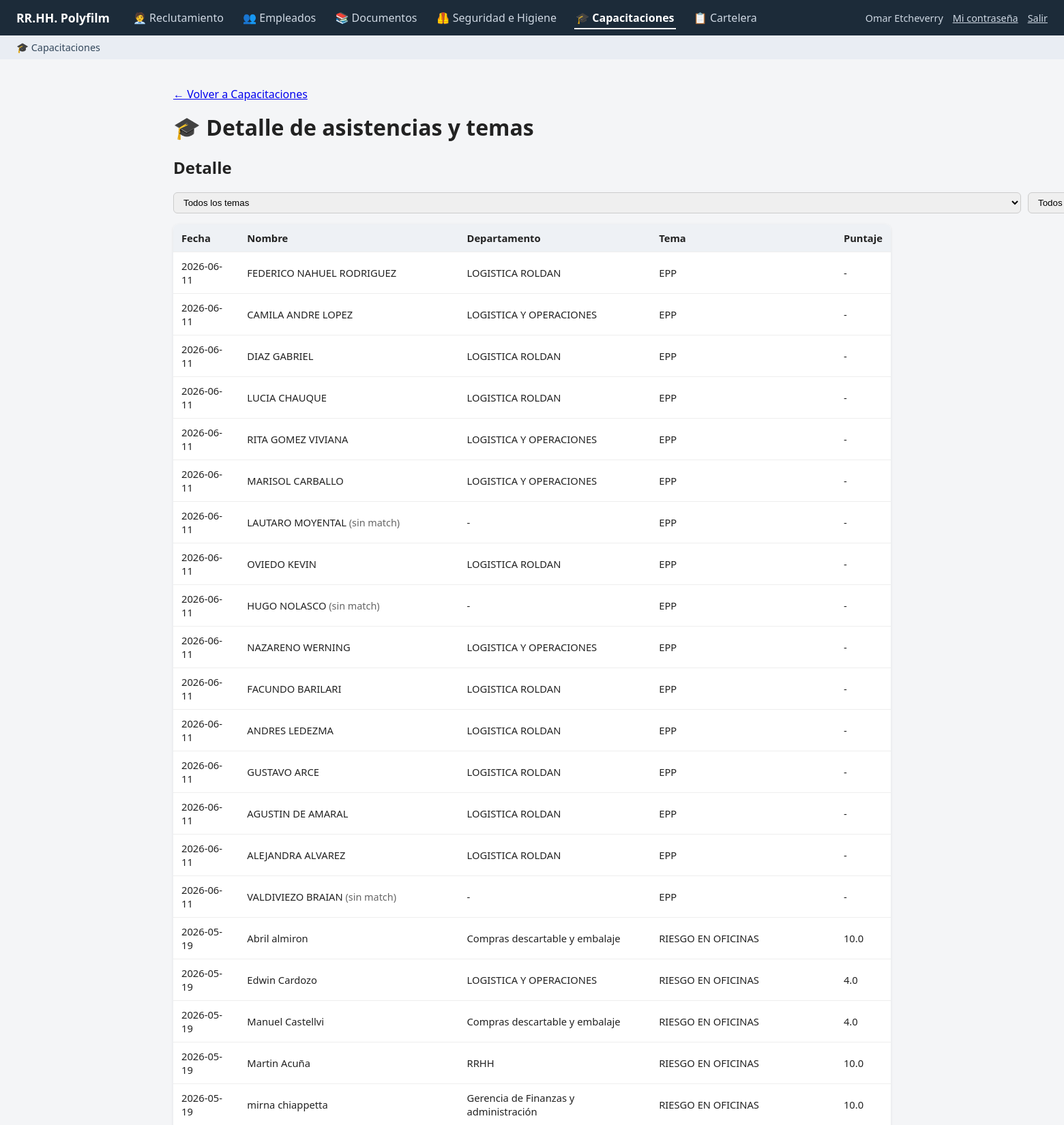
Screenshot of /capacitaciones/detalle (signed in, upper part) with the database file from the repository.
### tables this page shows
CREATE TABLE usuarios (
            id INTEGER PRIMARY KEY AUTOINCREMENT,
            nombre TEXT NOT NULL,
            usuario TEXT UNIQUE NOT NULL,
            password_hash TEXT NOT NULL,
            salt TEXT NOT NULL,
            es_admin INTEGER NOT NULL DEFAULT 0,
            activo INTEGER NOT NULL DEFAULT 1,
            fecha_creacion TEXT NOT NULL DEFAULT (datetime('now', 'localtime'))
        , email TEXT, debe_cambiar_password INTEGER NOT NULL DEFAULT 0);

CREATE TABLE capacitaciones_registros (
            id INTEGER PRIMARY KEY AUTOINCREMENT,
            tema_id INTEGER NOT NULL REFERENCES capacitaciones_temas(id) ON DELETE CASCADE,
            empleado_id INTEGER REFERENCES empleados(id),
            nombre_original TEXT NOT NULL,
            fecha TEXT NOT NULL,
            puntuacion REAL,
            observaciones TEXT,
            fecha_carga TEXT NOT NULL DEFAULT (datetime('now', 'localtime')),
            UNIQUE(tema_id, nombre_original, fecha)
        );

CREATE TABLE departamentos (
            id INTEGER PRIMARY KEY AUTOINCREMENT,
            nombre TEXT UNIQUE NOT NULL,
            activo INTEGER NOT NULL DEFAULT 1
        );

CREATE TABLE capacitaciones_temas (
            id INTEGER PRIMARY KEY AUTOINCREMENT,
            nombre TEXT NOT NULL,
            tipo TEXT NOT NULL DEFAULT 'Capacitación',
            area_dicta TEXT,
            planta TEXT,
            modalidad TEXT,
            duracion TEXT,
            activo INTEGER NOT NULL DEFAULT 1
        , tema_madre TEXT);

### app.py (the view)
@app.route("/capacitaciones/detalle")
@requiere_item("item_capacitaciones")
def capacitaciones_detalle():
    conn = get_db()
    tema_id = request.args.get("tema_id", type=int)
    departamento_id = request.args.get("departamento_id", type=int)
    query = """
        SELECT r.*, t.nombre AS tema_nombre, t.tema_madre, e.id AS empleado_id_real, d.nombre AS departamento_nombre
        FROM capacitaciones_registros r
        JOIN capacitaciones_temas t ON t.id = r.tema_id
        LEFT JOIN empleados e ON e.id = r.empleado_id
        LEFT JOIN departamentos d ON d.id = e.departamento_id
        WHERE 1=1
    """
    params = []
    if tema_id:
        query += " AND r.tema_id = ?"
        params.append(tema_id)
    if departamento_id:
        query += " AND e.departamento_id = ?"
        params.append(departamento_id)
    query += " ORDER BY r.fecha DESC"
    registros = conn.execute(query, params).fetchall()
    temas = conn.execute("SELECT * FROM capacitaciones_temas WHERE activo = 1 ORDER BY nombre").fetchall()
    departamentos = conn.execute("SELECT * FROM departamentos WHERE activo = 1 ORDER BY nombre").fetchall()
    conn.close()
    return render_template(
        "capacitaciones_detalle.html", registros=registros, temas=temas, departamentos=departamentos,
        tema_id=tema_id, departamento_id=departamento_id,
    )

### app.py (called while the page is built)
def _modulos_visibles(usuario):
    visibles = []
    for m in MODULOS:
        if m.get("solo_admin") and not (usuario and usuario["es_admin"]):
            continue
        if usuario and usuario["es_admin"]:
            opciones = m["opciones"]
        else:
            opciones = [op for op in m["opciones"] if tiene_permiso(usuario, op["cod"])]
        if m["opciones"] and not opciones:
            continue  # módulo con ítems pero ninguno habilitado para este usuario: no se muestra
        m2 = dict(m)
        m2["opciones"] = opciones
        visibles.append(m2)
    return visibles

@app.context_processor
def inject_nav():
    path = request.path
    modulo_actual = None
    for cod, prefijos in RUTAS_POR_MODULO.items():
        if any(path == p or path.startswith(p + "/") for p in prefijos):
            modulo_actual = cod
            break
    usuario = usuario_actual()
    return dict(modulos=_modulos_visibles(usuario), modulo_actual=modulo_actual, usuario=usuario)

@app.before_request
def exigir_login():
    if request.endpoint in ENDPOINTS_PUBLICOS or request.endpoint is None:
        return
    u = usuario_actual()
    if not u:
        return redirect(url_for("login", next=request.path))
    if u["debe_cambiar_password"] and request.endpoint not in ("cambiar_password", "logout"):
        flash("Tenés que elegir una contraseña propia antes de seguir.", "info")
        return redirect(url_for("cambiar_password"))

### auth.py (called while the page is built)
def usuario_actual():
    if "usuario" in g:
        return g.usuario
    uid = session.get("usuario_id")
    g.usuario = None
    if uid:
        conn = get_db()
        u = conn.execute("SELECT * FROM usuarios WHERE id = ? AND activo = 1", (uid,)).fetchone()
        conn.close()
        g.usuario = u
    return g.usuario

def permisos_usuario(usuario_id: int) -> set:
    conn = get_db()
    rows = conn.execute(
        "SELECT permiso_cod FROM usuario_permisos WHERE usuario_id = ?", (usuario_id,)
    ).fetchall()
    conn.close()
    return {r["permiso_cod"] for r in rows}

def tiene_permiso(usuario, cod: str) -> bool:
    if usuario is None:
        return False
    if usuario["es_admin"]:
        return True
    return cod in permisos_usuario(usuario["id"])

### db.py (called while the page is built)
def get_db():
    conn = sqlite3.connect(DB_PATH, timeout=30)
    conn.row_factory = sqlite3.Row
    conn.execute("PRAGMA foreign_keys = ON")
    return conn

### templates/capacitaciones_detalle.html (shortened to what this page needs)
{% extends "base.html" %}
{% block contenido %}
<p><a href="{{ url_for('capacitaciones') }}">&larr; Volver a Capacitaciones</a></p>
<h1>🎓 Detalle de asistencias y temas</h1>
<h2>Detalle</h2>
<form method="get" class="filtros">
  <select name="tema_id" onchange="this.form.submit()">
    <option value="">Todos los temas</option>
  </select>
  <select name="departamento_id" onchange="this.form.submit()">
    <option value="">Todos los departamentos</option>
  </select>
</form>
<table>
  <thead>
    <tr><th>Fecha</th><th>Nombre</th><th>Departamento</th><th>Tema</th><th>Puntaje</th></tr>
  </thead>
  <tbody>
    {% for r in registros %}
    <tr {% if r.empleado_id_real %}onclick="window.location='{{ url_for('empleado_detalle', eid=r.empleado_id_real) }}'" class="fila-click"{% endif %}>
      <td>{{ r.fecha }}</td>
      <td>{{ r.nombre_original }}{% if not r.empleado_id_real %} <span class="nota">(sin match)</span>{% endif %}</td>
      <td>{{ r.departamento_nombre or '-' }}</td>
      <td>{{ r.tema_nombre }}</td>
      <td>{{ r.puntuacion if r.puntuacion is not none else '-' }}</td>
    </tr>
    {% else %}
    <tr><td colspan="5">No hay registros que coincidan.</td></tr>
    {% endfor %}
  </tbody>
</table>
{% endblock %}

### templates/base.html (shortened to what this page needs)
<!doctype html>
<html lang="es">
<head>
<link rel="stylesheet" href="{{ url_for('static', filename='style.css') }}">
</head>
<body>
<header>
  <a href="{{ url_for('index') }}" class="logo">RR.HH. Polyfilm</a>
  <nav>
    {% for m in modulos %}
    <a href="{{ m.href }}" class="{{ 'activo' if modulo_actual == m.cod else '' }}">{{ m.icono }} {{ m.nombre }}</a>
    {% endfor %}
  </nav>
  {% if usuario %}
  <div class="header-usuario">
    <span>{{ usuario.nombre }}</span>
    <a href="{{ url_for('cambiar_password') }}">Mi contraseña</a>
    <a href="{{ url_for('logout') }}">Salir</a>
  </div>
  {% endif %}
</header>
{% if modulo_actual %}
{% set modulo = modulos | selectattr('cod', 'equalto', modulo_actual) | first %}
{% if modulo.opciones %}
<div class="submenu">
  {% for op in modulo.opciones %}
  <a href="{{ op.href }}">{{ op.icono }} {{ op.label }}</a>
  {% endfor %}
</div>
{% endif %}
{% endif %}
<main>
  {% block contenido %}{% endblock %}
</main>
</body>
</html>

### static/style.css (style rules this page uses)
* { box-sizing: border-box; }
body { font-family: "Segoe UI", Arial, sans-serif; margin: 0; background: #f4f5f7; color: #222; }
header { background: #1c2b39; color: #fff; padding: 14px 24px; display: flex; align-items: center; gap: 32px; }
header .logo { color: #fff; font-weight: 700; font-size: 1.1rem; text-decoration: none; }
header nav a { color: #cfd8e3; text-decoration: none; margin-right: 20px; padding: 4px 2px; border-bottom: 2px solid transparent; }
header nav a.activo { color: #fff; border-bottom-color: #fff; font-weight: 600; }
.submenu { background: #e9edf3; padding: 8px 24px; display: flex; gap: 22px; }
.submenu a { color: #33475b; text-decoration: none; font-size: 0.9rem; }
main { padding: 24px; max-width: 1100px; margin: 0 auto; }
h1 { margin-top: 0; }
.nota { color: #666; font-size: 0.9rem; }
table { width: 100%; border-collapse: collapse; background: #fff; border-radius: 8px; overflow: hidden; box-shadow: 0 1px 4px rgba(0,0,0,0.08); }
th, td { text-align: left; padding: 10px 12px; border-bottom: 1px solid #eee; font-size: 0.92rem; }
th { background: #eef1f5; }
.fila-click { cursor: pointer; }
.filtros { margin-bottom: 16px; display: flex; gap: 10px; }
.filtros select { padding: 6px 10px; border-radius: 6px; border: 1px solid #ccc; }
.header-usuario { margin-left: auto; color: #cfd8e3; display: flex; align-items: center; gap: 14px; font-size: 0.9rem; }
.header-usuario a { color: #cfd8e3; }

### rows the page displays
usuarios: nombre "Omar Etcheverry"
capacitaciones_registros: fecha "2026-06-11", nombre_original "FEDERICO NAHUEL RODRIGUEZ", nombre "LOGISTICA ROLDAN", tema_nombre "EPP", puntuacion "-"
capacitaciones_registros: fecha "2026-06-11", nombre_original "CAMILA ANDRE LOPEZ", nombre "LOGISTICA Y OPERACIONES", tema_nombre "EPP", puntuacion "-"
capacitaciones_registros: fecha "2026-06-11", nombre_original "DIAZ GABRIEL", nombre "LOGISTICA ROLDAN", tema_nombre "EPP", puntuacion "-"
capacitaciones_registros: fecha "2026-06-11", nombre_original "LUCIA CHAUQUE", nombre "LOGISTICA ROLDAN", tema_nombre "EPP", puntuacion "-"
capacitaciones_registros: fecha "2026-06-11", nombre_original "RITA GOMEZ VIVIANA", nombre "LOGISTICA Y OPERACIONES", tema_nombre "EPP", puntuacion "-"
capacitaciones_registros: fecha "2026-06-11", nombre_original "MARISOL CARBALLO", nombre "LOGISTICA Y OPERACIONES", tema_nombre "EPP", puntuacion "-"
capacitaciones_registros: fecha "2026-06-11", nombre_original "LAUTARO MOYENTAL", shows "(sin match)", departamento_nombre "-", tema_nombre "EPP", puntuacion "-"
capacitaciones_registros: fecha "2026-06-11", nombre_original "OVIEDO KEVIN", nombre "LOGISTICA ROLDAN", tema_nombre "EPP", puntuacion "-"
capacitaciones_registros: fecha "2026-06-11", nombre_original "HUGO NOLASCO", shows "(sin match)", departamento_nombre "-", tema_nombre "EPP", puntuacion "-"
capacitaciones_registros: fecha "2026-06-11", nombre_original "NAZARENO WERNING", nombre "LOGISTICA Y OPERACIONES", tema_nombre "EPP", puntuacion "-"
capacitaciones_registros: fecha "2026-06-11", nombre_original "FACUNDO BARILARI", nombre "LOGISTICA ROLDAN", tema_nombre "EPP", puntuacion "-"
capacitaciones_registros: fecha "2026-06-11", nombre_original "ANDRES LEDEZMA", nombre "LOGISTICA ROLDAN", tema_nombre "EPP", puntuacion "-"
capacitaciones_registros: fecha "2026-06-11", nombre_original "GUSTAVO ARCE", nombre "LOGISTICA ROLDAN", tema_nombre "EPP", puntuacion "-"
capacitaciones_registros: fecha "2026-06-11", nombre_original "AGUSTIN DE AMARAL", nombre "LOGISTICA ROLDAN", tema_nombre "EPP", puntuacion "-"
capacitaciones_registros: fecha "2026-06-11", nombre_original "ALEJANDRA ALVAREZ", nombre "LOGISTICA ROLDAN", tema_nombre "EPP", puntuacion "-"
capacitaciones_registros: fecha "2026-06-11", nombre_original "VALDIVIEZO BRAIAN", shows "(sin match)", departamento_nombre "-", tema_nombre "EPP", puntuacion "-"
capacitaciones_registros: fecha "2026-05-19", nombre_original "Abril almiron", nombre "Compras descartable y embalaje", tema_nombre "RIESGO EN OFICINAS", puntuacion "10.0"
capacitaciones_registros: fecha "2026-05-19", nombre_original "Edwin Cardozo", nombre "LOGISTICA Y OPERACIONES", tema_nombre "RIESGO EN OFICINAS", puntuacion "4.0"
capacitaciones_registros: fecha "2026-05-19", nombre_original "Manuel Castellvi", nombre "Compras descartable y embalaje", tema_nombre "RIESGO EN OFICINAS", puntuacion "4.0"
capacitaciones_registros: fecha "2026-05-19", nombre_original "Martin Acuña", nombre "RRHH", tema_nombre "RIESGO EN OFICINAS", puntuacion "10.0"
capacitaciones_registros: fecha "2026-05-19", nombre_original "mirna chiappetta", nombre "Gerencia de Finanzas y administración", tema_nombre "RIESGO EN OFICINAS", puntuacion "10.0"

### other values shown
{{ m.icono }} "🧑‍💼" "👥" "📚" "🦺" "🎓" "📋"
{{ m.nombre }} "Reclutamiento" "Empleados" "Documentos" "Seguridad e Higiene" "Capacitaciones" "Cartelera"
{{ op.icono }} "🎓"
{{ op.label }} "Capacitaciones"
